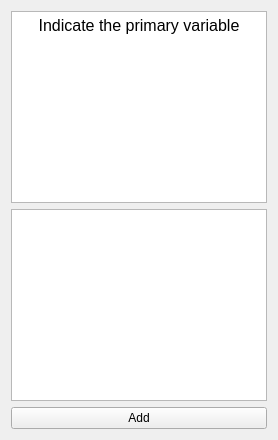
          <widget class="QWidget" name="tab_clinical_variable">
           <attribute name="title">
            <string>Primary variable</string>
           </attribute>
           <layout class="QGridLayout" name="gridLayout_23">
            <item row="0" column="0">
             <widget class="QTextEdit" name="textEdit_clinical_variable">
              <property name="readOnly">
               <bool>true</bool>
              </property>
              <property name="html">
               <string>&lt;!DOCTYPE HTML PUBLIC &quot;-//W3C//DTD HTML 4.0//EN&quot; &quot;http://www.w3.org/TR/REC-html40/strict.dtd&quot;&gt;
&lt;html&gt;&lt;head&gt;&lt;meta name=&quot;qrichtext&quot; content=&quot;1&quot; /&gt;&lt;meta charset=&quot;utf-8&quot; /&gt;&lt;style type=&quot;text/css&quot;&gt;
p, li { white-space: pre-wrap; }
hr { height: 1px; border-width: 0; }
li.unchecked::marker { content: &quot;\2610&quot;; }
li.checked::marker { content: &quot;\2612&quot;; }
&lt;/style&gt;&lt;/head&gt;&lt;body style=&quot; font-family:'Sans Serif'; font-size:9pt; font-weight:400; font-style:normal;&quot;&gt;
&lt;p align=&quot;center&quot; style=&quot; margin-top:0px; margin-bottom:0px; margin-left:0px; margin-right:0px; -qt-block-indent:0; text-indent:0px;&quot;&gt;&lt;span style=&quot; font-size:12pt;&quot;&gt;Indicate the primary variable&lt;/span&gt;&lt;/p&gt;&lt;/body&gt;&lt;/html&gt;</string>
              </property>
             </widget>
            </item>
            <item row="1" column="0">
             <widget class="QTextEdit" name="textEdit_clinical_variable_new"/>
            </item>
            <item row="2" column="0">
             <widget class="QPushButton" name="pushButton_clinical_variable_add">
              <property name="text">
               <string>Add</string>
              </property>
             </widget>
            </item>
           </layout>
          </widget>
